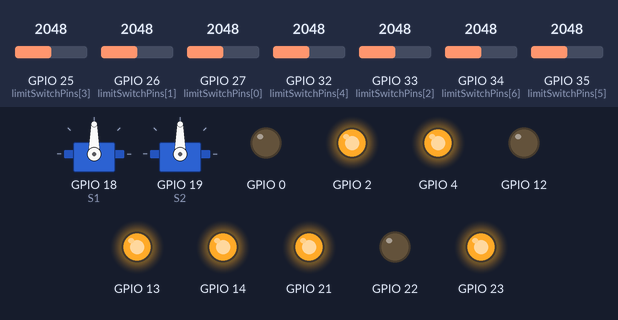
The sketch below on a simulated ESP32. Parts: 2 × servo, output pins drawn as LEDs (lit = HIGH). The inputs (shaded band) are chosen by the test bench; at power-on: GPIO 25 (limitSwitchPins[3]) = 2048, GPIO 26 (limitSwitchPins[1]) = 2048, GPIO 27 (limitSwitchPins[0]) = 2048, GPIO 32 (limitSwitchPins[4]) = 2048, GPIO 33 (limitSwitchPins[2]) = 2048, GPIO 34 (limitSwitchPins[6]) = 2048, GPIO 35 (limitSwitchPins[5]) = 2048. Nothing arrives over Bluetooth unless stated; what the sketch prints to the serial monitor is not drawn.

Above: at 0.1 s.
Timing chart, 0 to 1.6 s (numbered marks = the images above):
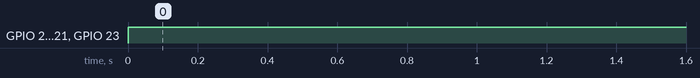

Measured:
- by itself, GPIO 2, GPIO 4, GPIO 13, GPIO 14, GPIO 21, GPIO 23: LOW → HIGH at 0.00 s

The sketch:

Altairu_Controller_get_V3.ino
```cpp
#include <BluetoothSerial.h>
#include <ESP32Servo.h>
#include "motor.h"

#if !defined(CONFIG_BT_ENABLED) || !defined(CONFIG_BLUEDROID_ENABLED)
#error Bluetooth is not enabled! Please run `make menuconfig` to enable it
#endif

BluetoothSerial SerialBT;
Motor mtr[3];
Servo servo1;
Servo servo2;

const int S1 = 18;
const int S2 = 19;
int speed1, speed2, speed3;
double spk1 = 0.5;  //スピードゲイン
double spk2 = 0.3;
double spk3 = 0.3;

String data[11];
bool databox[11];
bool limitSwitches[6];
const int limitSwitchPins[] = { 27, 26, 33, 25, 32, 35, 34 };  // io27, io26, io25, io33, io32, io35, io34

const float thresholdVoltage = 2.7;  // 閾値電圧

void setup() {
  Serial.begin(115200);
  SerialBT.begin("ESP32test");
  Serial.println("device start");
  servo1.attach(S1, 510, 2400);
  servo2.attach(S2, 510, 2400);
  mtr[0].init(23, 21, 22, 3);
  mtr[1].init(4, 2, 0, 4);
  mtr[2].init(13, 14, 12, 2);

  for (int i = 0; i < 7; i++) {
    pinMode(limitSwitchPins[i], INPUT);
  }
}

void loop() {
  readLimitSwitches();
  updateSpeeds();
  MtrWrite(speed1,speed2,speed3);
  RaMt();
  //servomt();

  Serial.print(speed1);
  Serial.print("  ");
  Serial.print(speed2);
  Serial.print("  ");
  Serial.print(speed3);
  Serial.println("  ");

/*
  for(int i=0; i<7; i++){
    Serial.print(limitSwitches[i]);
    Serial.print("  ");
  }
  Serial.println();
*/
}

void MtrWrite(int mtr1,int mtr2,int mtr3){
  (mtr1!=0)? mtr[0].ugoki(mtr1) : mtr[0].tomaru();
  (mtr2!=0)? mtr[1].ugoki(mtr2) : mtr[1].tomaru();
  (mtr3!=0)? mtr[2].ugoki(mtr3) : mtr[2].tomaru();
}
void RaMt() {
  if (SerialBT.available()) {
    String receivedData = SerialBT.readStringUntil('\n');
    receivedData.trim();
    int dataIndex = 0;

    while (receivedData.length() > 0 && dataIndex < 11) {
      int commaIndex = receivedData.indexOf(',');
      if (commaIndex != -1) {
        data[dataIndex] = receivedData.substring(0, commaIndex);
        receivedData = receivedData.substring(commaIndex + 1);
        data[dataIndex].trim();
        dataIndex++;
      } else {
        break;
      }
    }

  /*
    for (int i = 0; i < dataIndex; i++) {
      Serial.print(i);
      Serial.print(": ");
      Serial.print(data[i]);
      Serial.print(", ");
    }
    Serial.println();
    */
  }
}

void servomt() {
  if (data[8] == "1") {
    //servo1.write(0);
  } else if (data[8] == "0") {
    //servo1.write(90);
  }
  if (data[9] == "1") {
    mtr[1].tomaru();
  } else if (data[9] == "0") {

  }
}


void readLimitSwitches() {
  for (int i = 0; i < 7; i++) {
    limitSwitches[i] = analogRead(limitSwitchPins[i]) < (thresholdVoltage / 3.3) * 4095;
  }
}

void updateSpeeds() {
  //ウォーム速度
  if(data[0] == "1" && data[2] == "0" && limitSwitches[0]){
    speed1 =  255 * spk1;
  }else if(data[0] == "0" && data[2] == "1" && limitSwitches[1] && !limitSwitches[3]){
    speed1 = -255 * spk1;
  }else{ speed1 = 0; }
  //ロジャー速度
  if(data[1] == "1" && data[3] == "0" && limitSwitches[2] && !limitSwitches[0]){
    speed2 = -255 * spk2;
  }else if(data[1] == "0" && data[3] == "1" && limitSwitches[3]){
    speed2 =  255 * spk2*0.2;
  }else{ speed2 = 0; }
  //お助け速度
  if(data[4] == "1" && data[6] == "0" && limitSwitches[4]){
    speed3 = -255 * spk2;
  }else if(data[4] == "0" && data[6] == "1"){
    speed3 =  255 * spk2;
  }else{ speed3 = 0; }
}
```

motor.cpp
```cpp
#include "motor.h"

Motor::Motor() {
}
void Motor::init(int apin,int bpin, int pwm,int chanel) {
  pin[0] = apin;
  pin[1] = bpin;
  pin[2] = pwm;
  chan[0] = chanel;

  pinMode(pin[0], OUTPUT);
  pinMode(pin[1], OUTPUT);
  pinMode(pin[2], OUTPUT);
  ledcSetup(chan[0],960,8);
  ledcAttachPin(pin[2],chan[0]);
}

void Motor::ugoki(int syutu) {
  if (syutu > 0) {
    digitalWrite(pin[0], HIGH);
    digitalWrite(pin[1], LOW);
    ledcWrite(chan[0], syutu);
  } else if (syutu < 0) {
    digitalWrite(pin[0], LOW);
    digitalWrite(pin[1], HIGH);
    ledcWrite(chan[0], -1*  syutu);
  } else {
    digitalWrite(pin[0], LOW);
    digitalWrite(pin[1], LOW);
    ledcWrite(chan[0], 0);
  }

}

void Motor::tomaru() {
  digitalWrite(pin[0], HIGH);
  digitalWrite(pin[1], HIGH);
  ledcWrite(chan[0], 0);
}
```

motor.h
```cpp
#ifndef MOTOR_H_
#define MOTOR_H_
#include <Arduino.h>

class Motor {
  public:
    Motor();
    void init(int apin, int bpin, int pwm,int chanel);
    void ugoki(int syutu);
    void tomaru();
  private:
    int pin[3];
    int chan[1];
};
#endif
```
